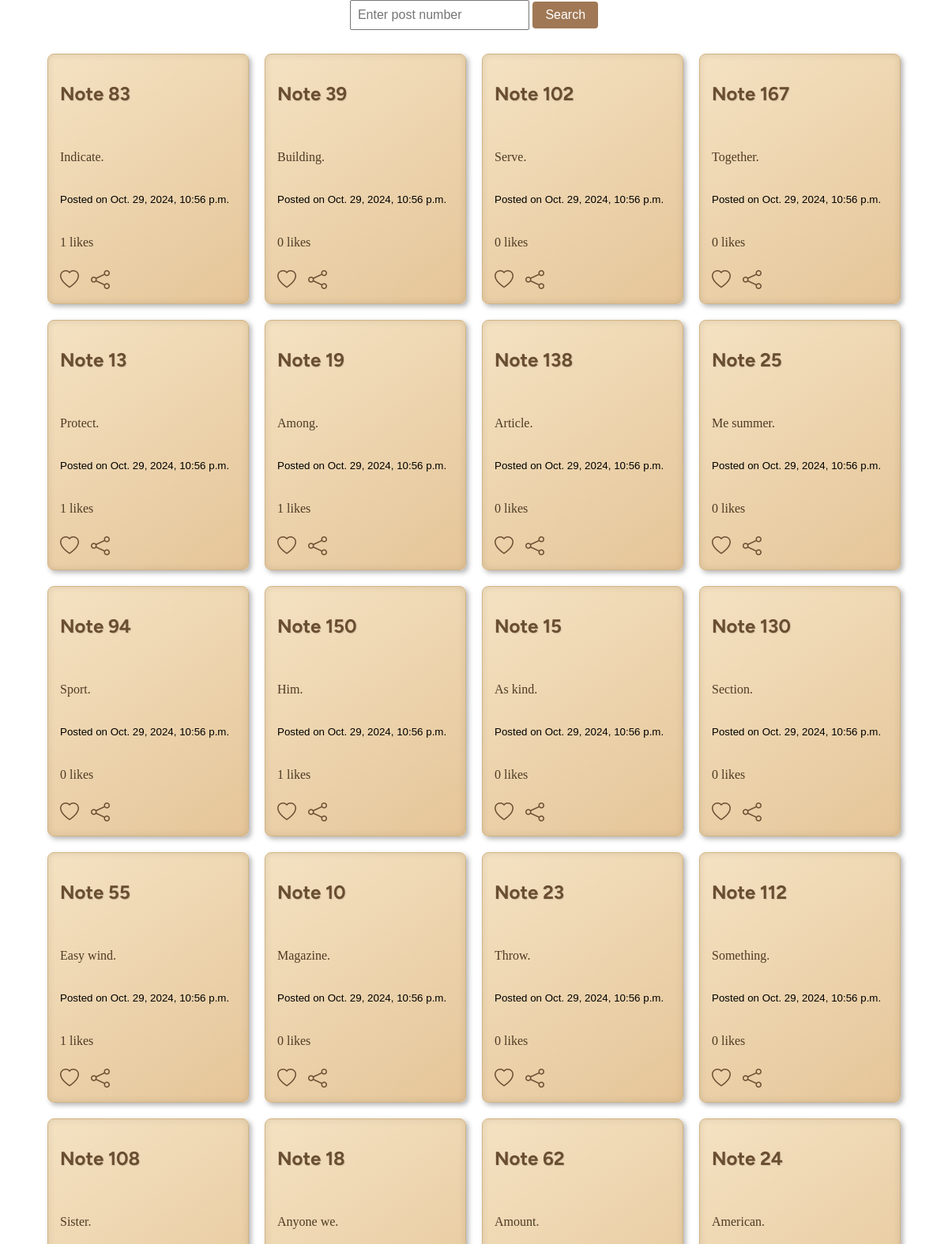
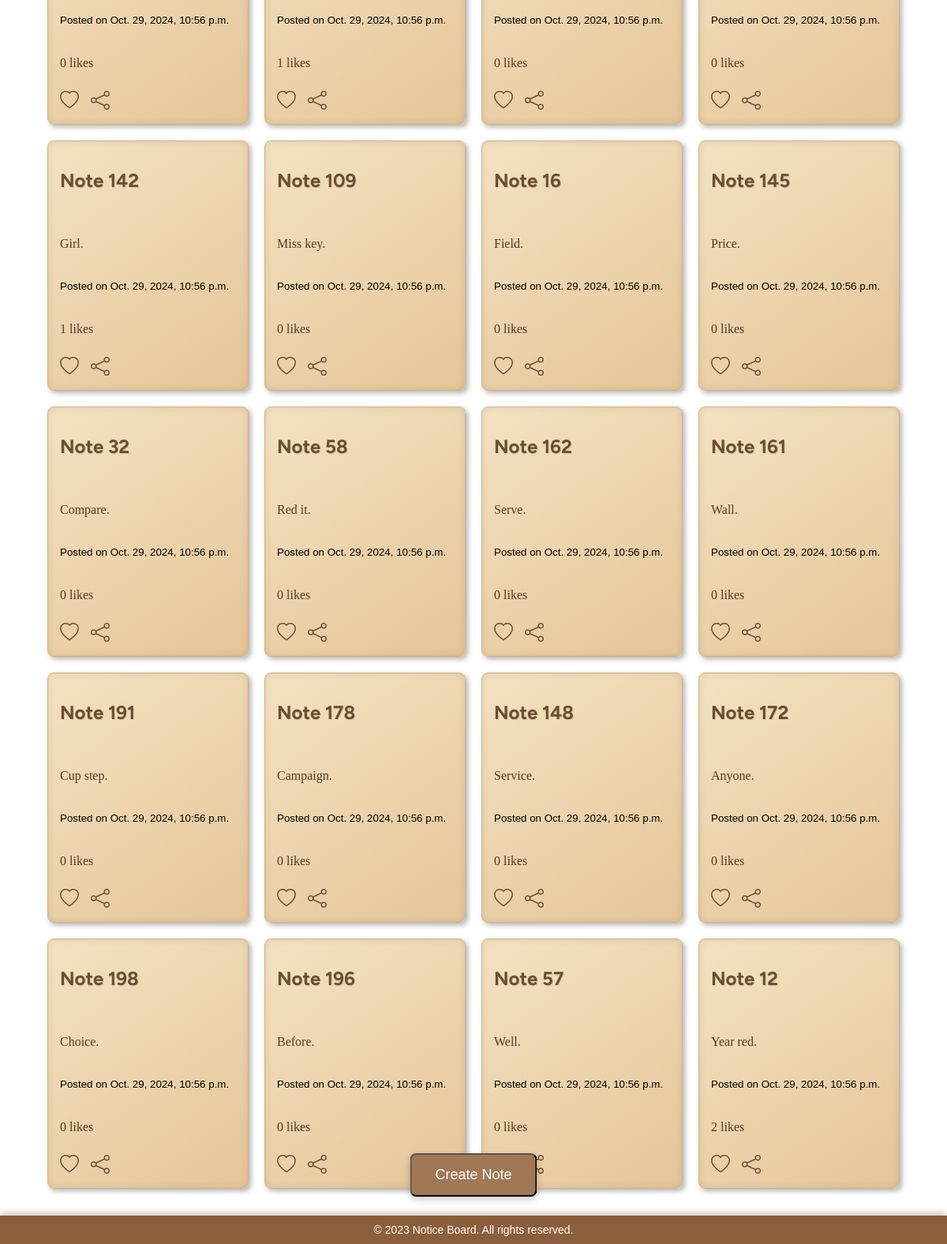
The app's page /, older data (2 pictures, top to bottom).
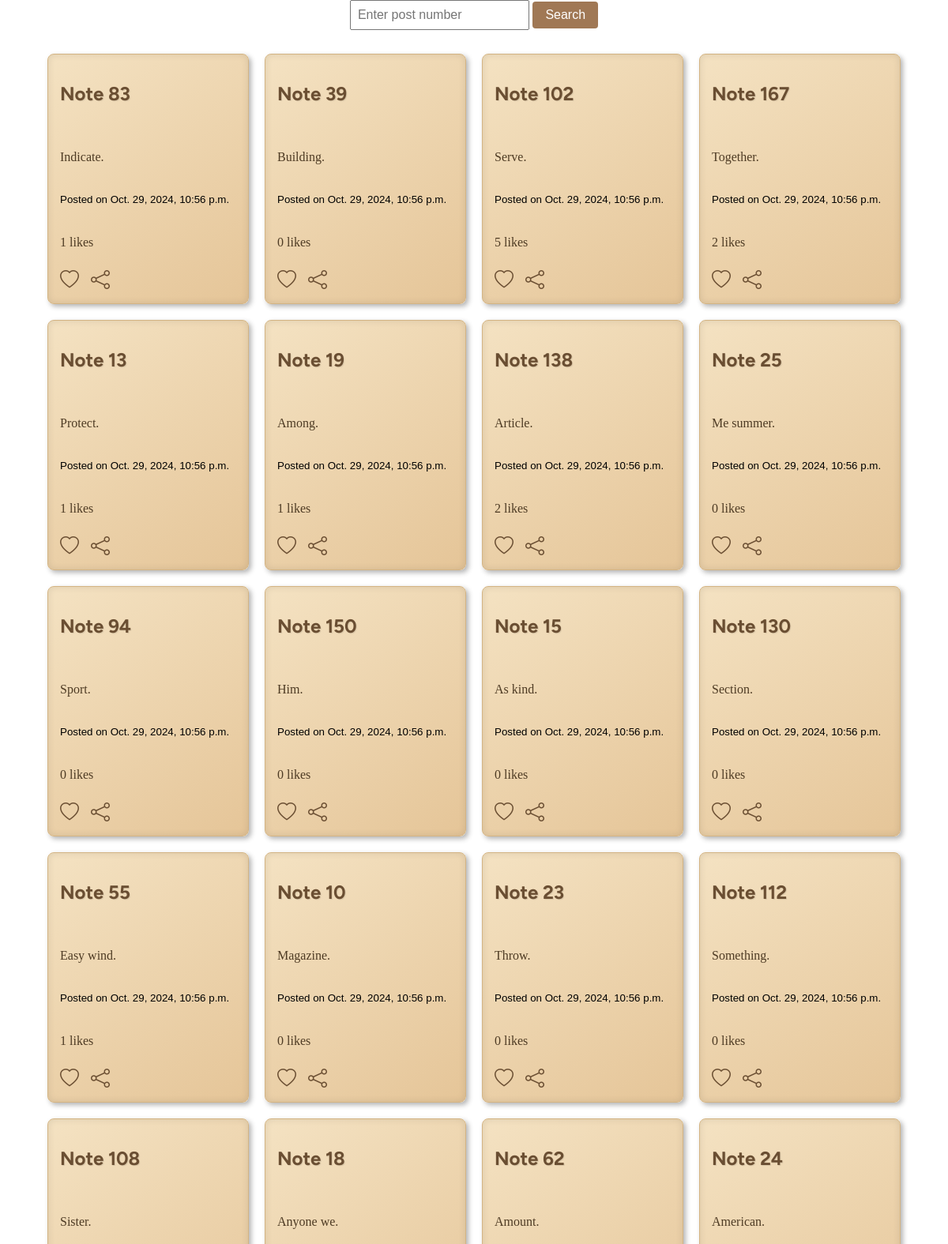
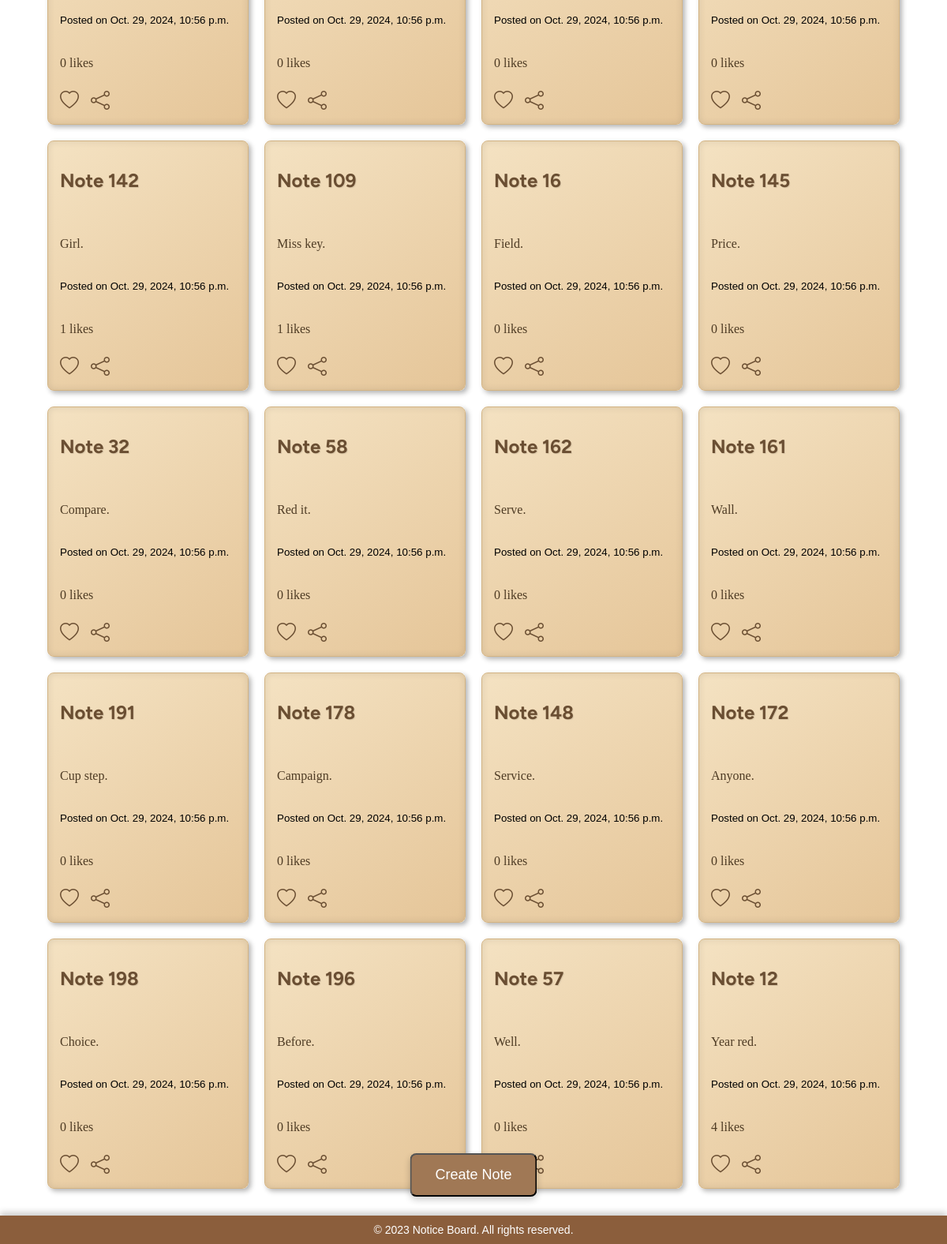
The same page, newer data (2 pictures, top to bottom).
### Messages/models.py (models this page shows, shortened)
class Post(models.Model):
    title = models.CharField(max_length=100, blank=True)  # Allow blank titles initially
    content = models.TextField()
    signed = models.CharField(max_length=12)
    created_at = models.DateTimeField(auto_now_add=True)
    incremental_id = models.PositiveIntegerField(editable=False, unique=True, null=True, blank=True)
    likes = models.PositiveIntegerField(default=0)  # Field to track likes

### Messages/views.py (the view)
# urls.py: 2. Add a URL to urlpatterns:  path('', views.home, name='home')
def home(request):
    posts = list(Post.objects.all())
    random_posts = random.sample(posts, min(len(posts), 36))
    return render(request, 'home.html', {'posts': random_posts})

### Messages/templates/home.html (shortened to what this page needs)
<!DOCTYPE html>
<html lang="en">
<head>
    <link href="https://cdnjs.cloudflare.com/ajax/libs/bootstrap-icons/1.9.1/font/bootstrap-icons.min.css" rel="stylesheet">
</head>
<body>
    <div style="margin-bottom: 20px;">
        <input type="number" id="search-input" placeholder="Enter post number" style="padding: 8px; font-size: 16px;">
        <button onclick="searchPost()" style="padding: 8px 16px; font-size: 16px; background-color: #a07855; color: #fff; border: none; border-radius: 4px;">Search</button>
    </div>
    <div class="post-container">
        {% for post in posts %}
            <div class="post" data-post-id="{{ post.id }}" onclick="openModal({{ post.id }}, '{{ post.title }}', '{{ post.content|escapejs }}', '{{ post.created_at|date:'F j, Y' }}')">
                <h2>{{ post.title }}</h2>
                <p>{{ post.content }}</p>
                <small>Posted on {{ post.created_at }}</small>
                <p id="like-count-{{ post.id }}">{{ post.likes }} likes</p>
                <div class="icon-container">
                    <i class="bi bi-heart" id="like-icon-{{ post.id }}" onclick="toggleLike({{ post.id }});"></i>
                    <i class="bi bi-share" onclick="sharePost({{ post.id }}); event.stopPropagation();"></i>
                </div>
            </div>
        {% endfor %}
    </div>
    <div class="footer-bar">&copy; 2023 Notice Board. All rights reserved.</div>
    <button class="create-post-button" onclick="openCreateModal()">Create Note</button>
</body>
</html>

### Messages/templates/home.html (style rules this page uses)
body { background: url('./static/images/backgroundmk2.jpg'); background-size: cover; background-repeat: no-repeat; background-attachment: fixed; background-position: center center; margin: 0; font-family: Arial, sans-serif; display: flex; flex-direction: column; align-items: center; padding-bottom: 60px; overflow: auto; }
.create-post-button { position: fixed; bottom: 60px; left: 50%; transform: translateX(-50%); padding: 15px 30px; background-color: #a07855; color: #fff; text-decoration: none; border-radius: 8px; font-size: 18px; box-shadow: 0px 4px 8px rgba(0, 0, 0, 0.2); transition: background-color 0.3s, transform 0.2s; }
.post-container { display: grid; grid-template-columns: repeat(auto-fill, minmax(220px, 1fr)); gap: 20px; width: 90%; max-width: 1200px; padding: 10px; overflow: auto; }
.post { background: linear-gradient(145deg, #f4e2c2, #e5c598); border: 1px solid #d4b483; border-radius: 8px; padding: 15px; padding-bottom: 50px; box-shadow: 3px 3px 6px rgba(0, 0, 0, 0.3), inset 0px 0px 10px rgba(0, 0, 0, 0.1); opacity: 0; animation: fadeIn 0.3s forwards; transition: transform 0.2s, box-shadow 0.2s; overflow: hidden; display: flex; flex-direction: column; justify-content: space-between; min-height: 250px; position: relative; }
.post h2 { font-family: 'Figtree', serif; color: #6a4e32; font-weight: bold; text-shadow: 1px 1px 1px rgba(0, 0, 0, 0.1); text-overflow: ellipsis; }
.post p { color: #4e3b24; font-family: 'Times New Roman', Times, serif; line-height: 1.4; }
.icon-container { display: flex; gap: 15px; position: absolute; bottom: 15px; left: 15px; }
.icon-container i { cursor: pointer; color: #6a4e32; font-size: 24px; transition: color 0.3s; }
.footer-bar { position: fixed; bottom: 0; left: 0; width: 100%; background-color: #8b5e3c; color: #fff; text-align: center; padding: 10px 0; font-size: 14px; box-shadow: 0px -4px 8px rgba(0, 0, 0, 0.2); }

Row changes from the older to the newer data that the page shows:
changed Post "Note 102": likes "0" → "5"
changed Post "Note 167": likes "0" → "2"
changed Post "Note 138": likes "0" → "2"
changed Post "Note 150": likes "1" → "0"
changed Post "Note 18": likes "1" → "0"
changed Post "Note 109": likes "0" → "1"
changed Post "Note 12": likes "2" → "4"
